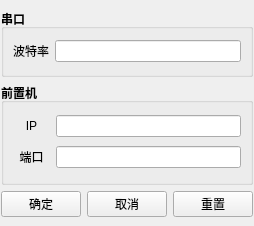
<?xml version="1.0" encoding="UTF-8"?>
<ui version="4.0">
 <class>ConfigWindow</class>
 <widget class="QMainWindow" name="ConfigWindow">
  <property name="geometry">
   <rect>
    <x>0</x>
    <y>0</y>
    <width>243</width>
    <height>226</height>
   </rect>
  </property>
  <property name="windowTitle">
   <string>设置</string>
  </property>
  <property name="windowIcon">
   <iconset resource="icon.qrc">
    <normaloff>:/698/698.ico</normaloff>:/698/698.ico</iconset>
  </property>
  <widget class="QWidget" name="centralwidget">
   <layout class="QVBoxLayout" name="verticalLayout_4">
    <property name="leftMargin">
     <number>1</number>
    </property>
    <property name="rightMargin">
     <number>1</number>
    </property>
    <item>
     <widget class="QGroupBox" name="groupBox">
      <property name="sizePolicy">
       <sizepolicy hsizetype="Preferred" vsizetype="Ignored">
        <horstretch>0</horstretch>
        <verstretch>2</verstretch>
       </sizepolicy>
      </property>
      <property name="font">
       <font>
        <weight>75</weight>
        <bold>true</bold>
       </font>
      </property>
      <property name="title">
       <string>串口</string>
      </property>
      <layout class="QVBoxLayout" name="verticalLayout_2">
       <item>
        <layout class="QHBoxLayout" name="horizontalLayout">
         <item>
          <widget class="QLabel" name="label">
           <property name="font">
            <font>
             <weight>50</weight>
             <bold>false</bold>
            </font>
           </property>
           <property name="text">
            <string>波特率</string>
           </property>
           <property name="alignment">
            <set>Qt::AlignCenter</set>
           </property>
          </widget>
         </item>
         <item>
          <widget class="QLineEdit" name="baud_rate_box"/>
         </item>
        </layout>
       </item>
      </layout>
     </widget>
    </item>
    <item>
     <widget class="QGroupBox" name="groupBox_2">
      <property name="sizePolicy">
       <sizepolicy hsizetype="Preferred" vsizetype="Ignored">
        <horstretch>0</horstretch>
        <verstretch>3</verstretch>
       </sizepolicy>
      </property>
      <property name="font">
       <font>
        <weight>75</weight>
        <bold>true</bold>
       </font>
      </property>
      <property name="title">
       <string>前置机</string>
      </property>
      <layout class="QVBoxLayout" name="verticalLayout">
       <item>
        <layout class="QHBoxLayout" name="horizontalLayout_2">
         <item>
          <widget class="QLabel" name="label_2">
           <property name="sizePolicy">
            <sizepolicy hsizetype="Ignored" vsizetype="Preferred">
             <horstretch>1</horstretch>
             <verstretch>0</verstretch>
            </sizepolicy>
           </property>
           <property name="font">
            <font>
             <weight>50</weight>
             <bold>false</bold>
            </font>
           </property>
           <property name="text">
            <string>IP</string>
           </property>
           <property name="alignment">
            <set>Qt::AlignCenter</set>
           </property>
          </widget>
         </item>
         <item>
          <widget class="QLineEdit" name="IP_box">
           <property name="sizePolicy">
            <sizepolicy hsizetype="Ignored" vsizetype="Fixed">
             <horstretch>5</horstretch>
             <verstretch>0</verstretch>
            </sizepolicy>
           </property>
          </widget>
         </item>
        </layout>
       </item>
       <item>
        <layout class="QHBoxLayout" name="horizontalLayout_3">
         <item>
          <widget class="QLabel" name="label_3">
           <property name="sizePolicy">
            <sizepolicy hsizetype="Ignored" vsizetype="Preferred">
             <horstretch>2</horstretch>
             <verstretch>0</verstretch>
            </sizepolicy>
           </property>
           <property name="font">
            <font>
             <weight>50</weight>
             <bold>false</bold>
            </font>
           </property>
           <property name="text">
            <string>端口</string>
           </property>
           <property name="alignment">
            <set>Qt::AlignCenter</set>
           </property>
          </widget>
         </item>
         <item>
          <widget class="QLineEdit" name="port_box">
           <property name="sizePolicy">
            <sizepolicy hsizetype="Ignored" vsizetype="Fixed">
             <horstretch>10</horstretch>
             <verstretch>0</verstretch>
            </sizepolicy>
           </property>
          </widget>
         </item>
        </layout>
       </item>
      </layout>
     </widget>
    </item>
    <item>
     <layout class="QVBoxLayout" name="verticalLayout_3">
      <item>
       <layout class="QHBoxLayout" name="horizontalLayout_4">
        <item>
         <widget class="QPushButton" name="ok_b">
          <property name="text">
           <string>确定</string>
          </property>
         </widget>
        </item>
        <item>
         <widget class="QPushButton" name="cancel_b">
          <property name="text">
           <string>取消</string>
          </property>
         </widget>
        </item>
        <item>
         <widget class="QPushButton" name="reset_b">
          <property name="text">
           <string>重置</string>
          </property>
         </widget>
        </item>
       </layout>
      </item>
     </layout>
    </item>
   </layout>
  </widget>
 </widget>
 <tabstops>
  <tabstop>baud_rate_box</tabstop>
  <tabstop>IP_box</tabstop>
  <tabstop>port_box</tabstop>
  <tabstop>ok_b</tabstop>
  <tabstop>cancel_b</tabstop>
  <tabstop>reset_b</tabstop>
 </tabstops>
 <resources>
  <include location="icon.qrc"/>
 </resources>
 <connections/>
</ui>
